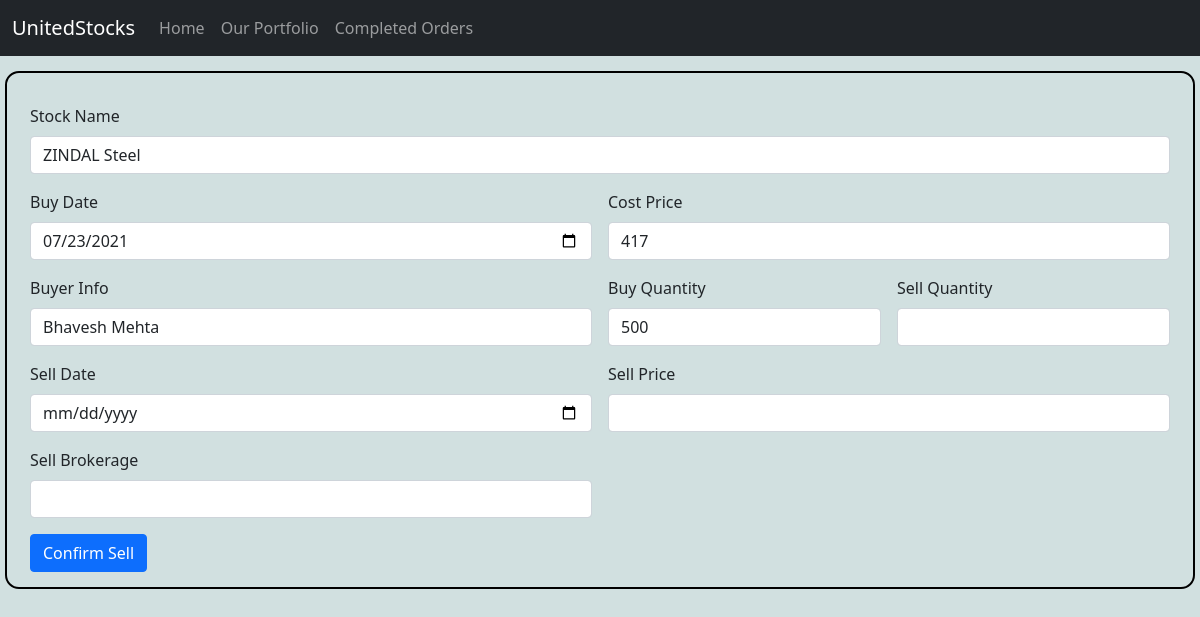
/Sold.php?sid=8, run on the app's committed database.
### tables this page shows
CREATE TABLE `unitedstocks` (
  `id` int(11) NOT NULL,
  `BuyDate` date NOT NULL,
  `Stock Name` varchar(100) NOT NULL,
  `Quantity` int(100) NOT NULL,
  `Price` double NOT NULL,
  `Buy Brokerage` double NOT NULL,
  `Buyer Info` varchar(50) NOT NULL,
  `Status` int(10) NOT NULL
);

### Sold.php (the view, shortened to what this page needs)
<?php
    include('conn.php');
    if(isset($_GET['sid']) && $_GET['sid']!="")
    {
        $sid=$_GET['sid'];
        $sql="SELECT * FROM `unitedstocks` where `unitedstocks`.id=$sid";
        $result = $conn->query($sql);
        $row = $result->fetch_assoc();
    }
    else
    {
        echo "Stock id not found";
    }
?>
<!doctype html>
<html lang="en">
  <head>
    <link href="https://cdn.jsdelivr.net/npm/bootstrap@5.0.2/dist/css/bootstrap.min.css" rel="stylesheet">
  </head>
  <body>
    <nav class="navbar navbar-expand-lg navbar-dark bg-dark">
        <div class="container-fluid">
            <a class="navbar-brand" href="#">UnitedStocks</a>
            <div class="collapse navbar-collapse" id="navbarNav">
            <ul class="navbar-nav">
                <li class="nav-item">
                <a class="nav-link" aria-current="page" href="index.php">Home</a>
                </li>
                <li class="nav-item">
                <a class="nav-link" href="Portfolio.php">Our Portfolio</a>
                </li>
                <li class="nav-item">
                <a class="nav-link" href="CompletedOrders.php">Completed Orders</a>
                </li>
            </ul>
            </div>
        </div>
    </nav>
    <form class="row g-3" id="Sell-form" method="POST">
        <div class="col-12">
          <label for="StockName" class="form-label">Stock Name</label>
          <input type="text" class="form-control" id="StockName" name="StockName" value="<?php echo $row['Stock Name']; ?>" >
        </div>
        <div class="col-md-6">
            <label for="BuyDate" class="form-label">Buy Date</label>
            <input type="date" class="form-control" id="BuyDate" name="BuyDate" value="<?php echo $row['BuyDate']; ?>">
        </div>
        <div class="col-md-6">
            <label for="CostPrice" class="form-label">Cost Price</label>
            <input type="number" class="form-control" id="CostPrice" name="CostPrice" value="<?php echo $row['Price']; ?>">
        </div>
        <div class="col-6">
            <label for="BuyerInfo" class="form-label">Buyer Info</label>
            <input type="text" class="form-control" id="BuyerInfo" name="BuyerInfo" value="<?php echo $row['Buyer Info']; ?>" >
        </div>
        <div class="col-md-3">
            <label for="Buy Quantity" class="form-label">Buy Quantity</label>
            <input type="text" class="form-control" id="Buy Quantity" name="BuyQuantity" value="<?php echo $row['Quantity']; ?>">
        </div>
        <div class="col-md-3">
            <label for="Sell Quantity" class="form-label">Sell Quantity</label>
            <input type="text" class="form-control" id="SellQuantity" name="SellQuantity" required>
        </div>
        <div class="col-md-6">
            <label for="SellDate" class="form-label">Sell Date</label>
            <input type="date" class="form-control" id="SellDate" name="SellDate" required>
        </div>
        <div class="col-md-6">
            <label for="SellPrice" class="form-label">Sell Price</label>
            <input type="text" class="form-control" id="SellPrice" name="SellPrice" required>
        </div>
        <div class="col-md-6">
            <label for="SellBrokerage" class="form-label">Sell Brokerage</label>
            <input type="text" class="form-control" id="SellBrokerage" name="SellBrokerage" required>
        </div>
        <div class="col-12">
            <button type="SUBMIT" class="btn btn-primary" id="SUBMIT" value="SUBMIT">Confirm Sell</button>
        </div>
    </form>
  </body>
</html>

### Sold.php (style rules this page uses)
* { margin:0; padding:0; }
body { background:rgb(209, 224, 224); }
#Sell-form { margin:15px 5px; padding:15px 15px; border: 2px solid black; border-radius:14px; }

### data on the page
unitedstocks: StockName "ZINDAL Steel", BuyDate "07/23/2021", CostPrice "417", BuyerInfo "Bhavesh Mehta", BuyQuantity "500"
